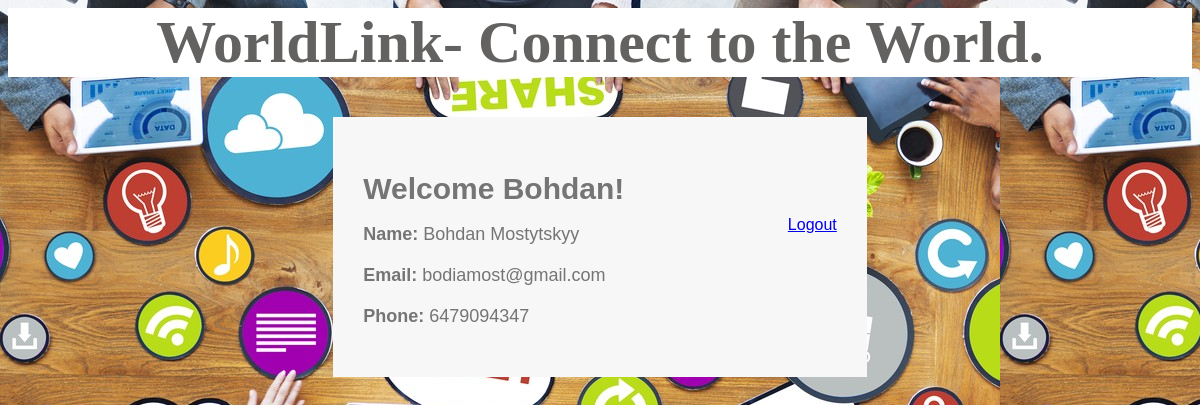
/index.php (signed in), run on the app's committed database.
### tables this page shows
CREATE TABLE `users` (
  `id` int(11) NOT NULL,
  `first_name` varchar(100) NOT NULL,
  `last_name` varchar(100) NOT NULL,
  `email` varchar(100) NOT NULL,
  `password` varchar(255) NOT NULL,
  `phone` varchar(15) NOT NULL,
  `created` datetime NOT NULL,
  `modified` datetime NOT NULL,
  `status` enum('1','0') NOT NULL DEFAULT '1'
);

### index.php (called while the page is built)
<?php require_once 'features/users/index.php';?>

### features/connect.php (called while the page is built, shortened)
<?php
class Connect
{
    private static $hostname='network.cga94bd83uty.ca-central-1.rds.amazonaws.com:3306';
    private static $username='teammember';
    private static $password='phpteam1!';
    private static $dbname='network';
    private static $db;
    public static function DBconnectMysqli()
    {
        if(!isset(self::$db))
        {
            $conn = new mysqli(self::$hostname, self::$username,self::$password, self::$dbname);
            if($conn->connect_error){
                die("Failed to connect with MySQL: " . $conn->connect_error);
            }else{
               self::$db = $conn;
            }
        }
        return self::$db;
    }
}

### features/users/user.php (called while the page is built, shortened)
<?php
require_once '../connect.php';
class User{
    private $userTbl    = "users";
    public function __construct(){
        if(!isset($this->db)){
            $this->db=Connect::DBconnectMysqli();
        }
    }
    public function getRows($conditions = array()){
        $sql = 'SELECT ';
        $sql .= array_key_exists("select",$conditions)?$conditions['select']:'*';
        $sql .= ' FROM '.$this->userTbl;
        if(array_key_exists("where",$conditions)){
            $sql .= ' WHERE ';
            $i = 0;
            foreach($conditions['where'] as $key => $value){
                $pre = ($i > 0)?' AND ':'';
                $sql .= $pre.$key." = '".$value."'";
                $i++;
            }
        }
        $result = $this->db->query($sql);
        if(array_key_exists("return_type",$conditions) && $conditions['return_type'] != 'all'){
            switch($conditions['return_type']){
                case 'single':
                    $data = $result->fetch_assoc();
                    break;
            }
        }else{
            if($result->num_rows > 0){
                while($row = $result->fetch_assoc()){
                    $data[] = $row;
                }
            }
        }
        return !empty($data)?$data:false;
    }
}

### features/users/index.php (the view, shortened to what this page needs)
<?php
$sessData = !empty($_SESSION['sessData'])?$_SESSION['sessData']:'';
?>
<html>
<head>
    <link rel="stylesheet" type="text/css" href="features/users/style.css">
</head>
<div>
<h1><b>WorldLink- Connect to the World.</b></h1>
</div>
<body>
<div class="container">
    <?php
        if (!empty($sessData['userLoggedIn']) && !empty($sessData['userID'])){
            include 'user.php';
            $user = new User();
            $conditions['where'] = array(
                'id' => $sessData['userID'],
            );
            $conditions['return_type'] = 'single';
            $userData = $user->getRows($conditions);
    ?>
    <h2>Welcome <?php echo $userData['first_name']; ?>!</h2>
    <a href="features/users/userAccount.php?logoutSubmit=1" class="logout">Logout</a>
    <div class="regisFrm">
        <p><b>Name: </b><?php echo $userData['first_name'].' '.$userData['last_name']; ?></p>
        <p><b>Email: </b><?php echo $userData['email']; ?></p>
        <p><b>Phone: </b><?php echo $userData['phone']; ?></p>
    </div>
    <?php } ?>
</div>
</body>
</html>

### features/users/style.css (style rules this page uses)
.container { width: 40%; margin: 0 auto; background-color: #f7f7f7; color: #757575; font-family: 'Raleway', sans-serif; text-align: left; padding: 30px; }
h2 { font-size: 30px; font-weight: 600; margin-bottom: 10px; }
h1 { font-size: 60px; color:#636261; font-family: Calibri; Text-align: center; background-color:#ffffff; }
.container p { font-size: 18px; font-weight: 500; margin-bottom: 20px; }
a.logout { float: right; }

### data on the page
users: first_name "Bohdan", last_name "Mostytskyy", email "bodiamost@gmail.com", phone "6479094347"
